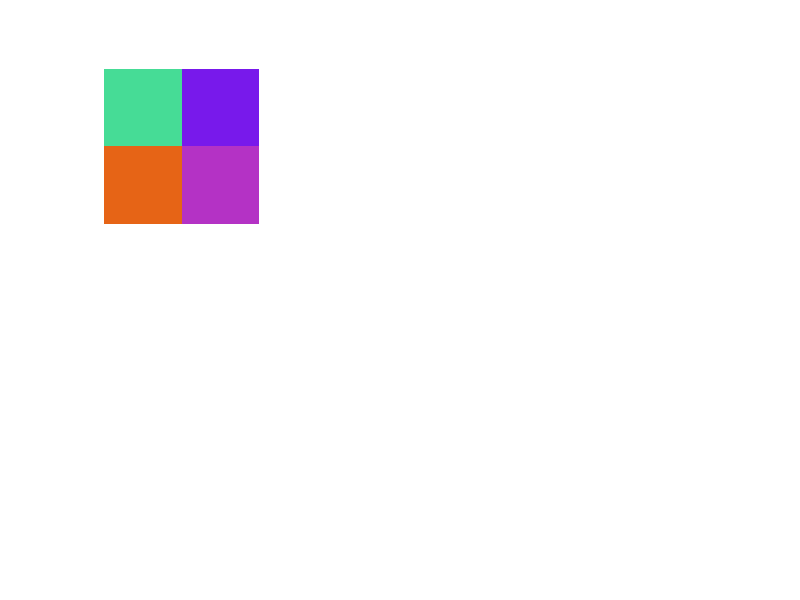

Recreate this plot in MATLAB.
%matriz
subplot(2,3,1);
r=zeros([500,500,3],'uint8');

r(1:250,1:250,1)=70;

r(1:250,251:end,1)=120;

r(251:end,1:250,1)=230;

r(251:end,251:end,1)=180;



r(1:250,1:250,2)=220;

r(1:250,251:end,2)=25;

r(251:end,1:250,2)=100;

r(251:end,251:end,2)=50;


r(1:250,1:250,3)=150;

r(1:250,251:end,3)=235;

r(251:end,1:250,3)=22;

r(251:end,251:end,3)=197;

imshow(r);

